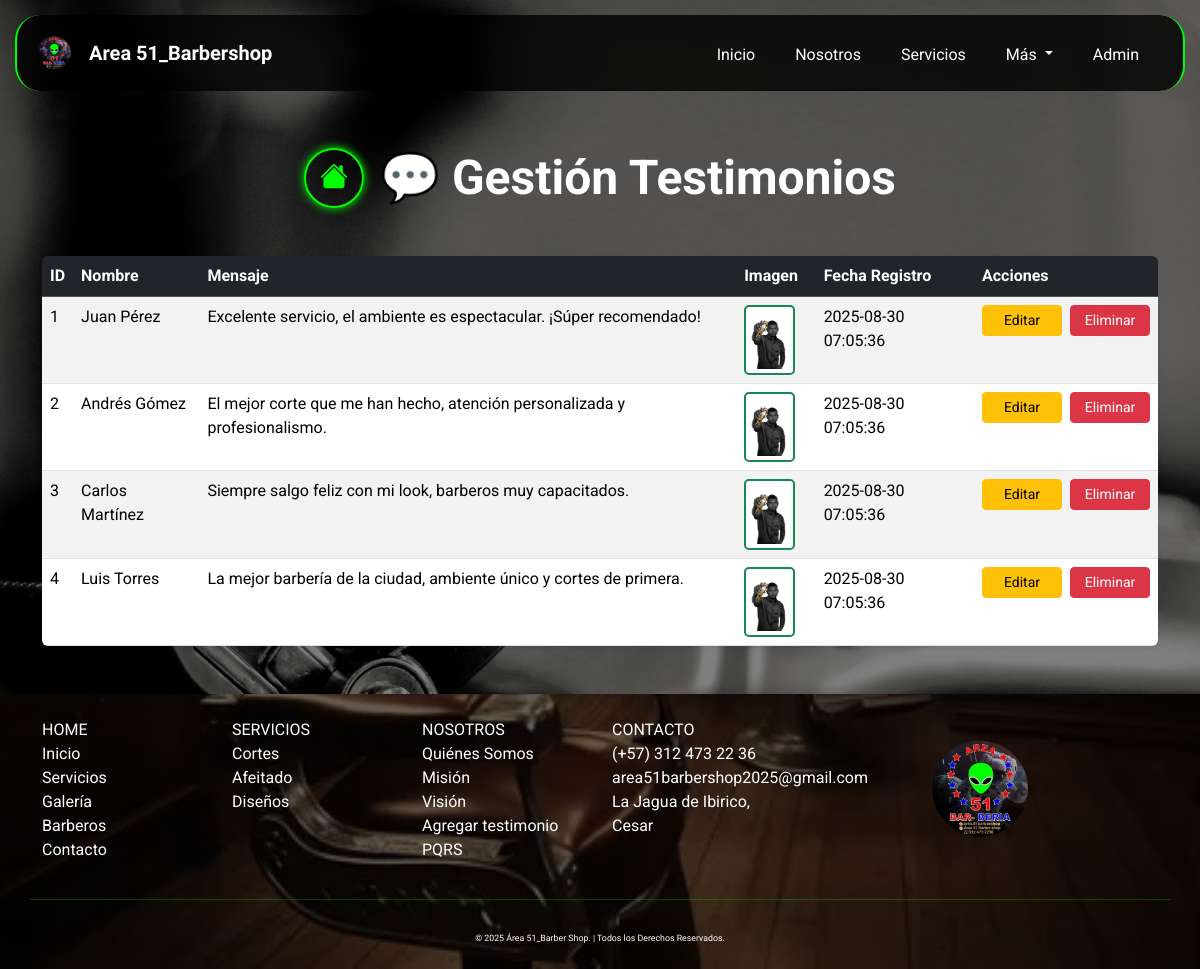
Screenshot of /index.php?page=testimonios (signed in) with the database file from the repository.
### tables this page shows
CREATE TABLE `testimonios` (
  `id_testimonio` int(11) NOT NULL AUTO_INCREMENT,
  `nombre` varchar(100) NOT NULL,
  `mensaje` text NOT NULL,
  `img` varchar(255) DEFAULT NULL,
  `fecha_registro` timestamp NOT NULL DEFAULT current_timestamp(),
  PRIMARY KEY (`id_testimonio`)
);

### app/controllers/TestimoniosController.php (called while the page is built, shortened)
<?php
require_once __DIR__ . '/../models/Testimonio.php';
class TestimoniosController {
    private $testimonioModel;
    public function __construct() {
        $this->testimonioModel = new Testimonio();
    }
    public function listarTestimonios() {
        return $this->testimonioModel->obtenerTestimonios();
    }
}

### app/models/Testimonio.php (called while the page is built, shortened)
<?php
require_once __DIR__ . '/../../config/database.php';
class Testimonio {
    private $db;
    public function __construct() {
        global $db;
        $this->db = $db;
    }
    public function obtenerTestimonios() {
        $sql = "SELECT id_testimonio, nombre, mensaje, img, fecha_registro
                FROM testimonios
                ORDER BY id_testimonio ASC";
        $stmt = $this->db->prepare($sql);
        $stmt->execute();
        return $stmt->fetchAll(PDO::FETCH_ASSOC);
    }
}

### app/views/testimonios/testimonios.php (the view, shortened to what this page needs)
<?php
require_once __DIR__ . '/../../controllers/TestimoniosController.php';
$controller = new TestimoniosController();
$registros = $controller->listarTestimonios();
?>
<body>
    <div class="container py-5">
        <div class="d-flex flex-column flex-md-row align-items-center justify-content-center gap-3 mb-5" style="margin-top:100px;">
            <a href="index.php?page=panel" class="btn btn-neon rounded-circle" style="width:60px;height:60px;">
                <i class="bi bi-house-fill fs-3"></i>
            </a>
            <h1 class="fw-bold display-5 text-white mb-0">💬 Gestión Testimonios</h1>
        </div>
        <div class="table-wrapper rounded shadow-sm" style="max-height:500px; overflow-y:auto;">
            <table class="table table-striped table-hover mb-0">
                <thead class="table-dark">
                    <tr>
                        <th>ID</th>
                        <th>Nombre</th>
                        <th>Mensaje</th>
                        <th>Imagen</th>
                        <th>Fecha Registro</th>
                        <th>Acciones</th>
                    </tr>
                </thead>
                <tbody>
                    <?php foreach ($registros as $row): ?>
                        <tr>
                            <td><?= $row['id_testimonio'] ?></td>
                            <td><?= htmlspecialchars($row['nombre']) ?></td>
                            <td><?= nl2br(htmlspecialchars($row['mensaje'])) ?></td>
                            <td>
                                <?php if (!empty($row['img'])): ?>
                                    <img src="app/uploads/testimonios/<?= htmlspecialchars($row['img']) ?>" alt="Imagen"
                                     class="img-thumbnail border-success"
                                        style="max-width:90px; max-height:90px; border: 2px solid #0f0;border-radius: 5px;">
                                <?php else: ?>
                                    N/A
                                <?php endif; ?>
                            </td>
                            <td><?= $row['fecha_registro'] ?></td>
                            <td>
                                <div class="d-flex justify-content-center gap-2">
                                    <a href="index.php?page=editar_testimonios&id=<?= $row['id_testimonio'] ?>"
                                    class="btn btn-warning btn-sm" style="width: 80px;">
                                    Editar
                                    </a>
                                    <a href="index.php?page=eliminar_testimonios&id=<?= $row['id_testimonio'] ?>"
                                    class="btn btn-danger btn-sm"
                                    style="width: 80px;"
                                    onclick="return confirm('¿Seguro que deseas eliminar este testimonio?')">
                                    Eliminar
                                    </a>
                                </div>
                            </td>
                        </tr>
                    <?php endforeach; ?>
                </tbody>
            </table>
        </div>
    </div>
<main>

### public/css/style.css (style rules this page uses)
body { background-image: url(../img/fondo_body.jpg); min-height: 100vh; background-size: cover; background-position: center; background-repeat: no-repeat; background-attachment: fixed; position: relative; font-family: 'Roboto', sans-serif; background-color: #000; color: #fff; margin: 0; padding: 0; width: 100%; align-items: center; justify-content: center; }
body::before { content: ''; position: fixed; top: 0; left: 0; width: 100%; height: 100%; background-color: rgba(0, 0, 0, 0.5); z-index: -1; }
html { scroll-behavior: smooth; width: 100%; }
.btn-neon { color: #00ff00; border: 2px solid #00ff00; background-color: transparent; box-shadow: 0 0 10px #00ff00; transition: all 0.3s ease; }
img { height: 80%; width: 80%; transition: transform 0.3s ease; }

### rows the page displays
testimonios: id_testimonio "1", nombre "Juan Pérez", mensaje "Excelente servicio, el ambiente es espectacular. ¡Súper recomendado!", img (picture), fecha_registro "2025-08-30 07:05:36"
testimonios: id_testimonio "2", nombre "Andrés Gómez", mensaje "El mejor corte que me han hecho, atención personalizada y profesionalismo.", img (picture), fecha_registro "2025-08-30 07:05:36"
testimonios: id_testimonio "3", nombre "Carlos Martínez", mensaje "Siempre salgo feliz con mi look, barberos muy capacitados.", img (picture), fecha_registro "2025-08-30 07:05:36"
testimonios: id_testimonio "4", nombre "Luis Torres", mensaje "La mejor barbería de la ciudad, ambiente único y cortes de primera.", img (picture), fecha_registro "2025-08-30 07:05:36"
